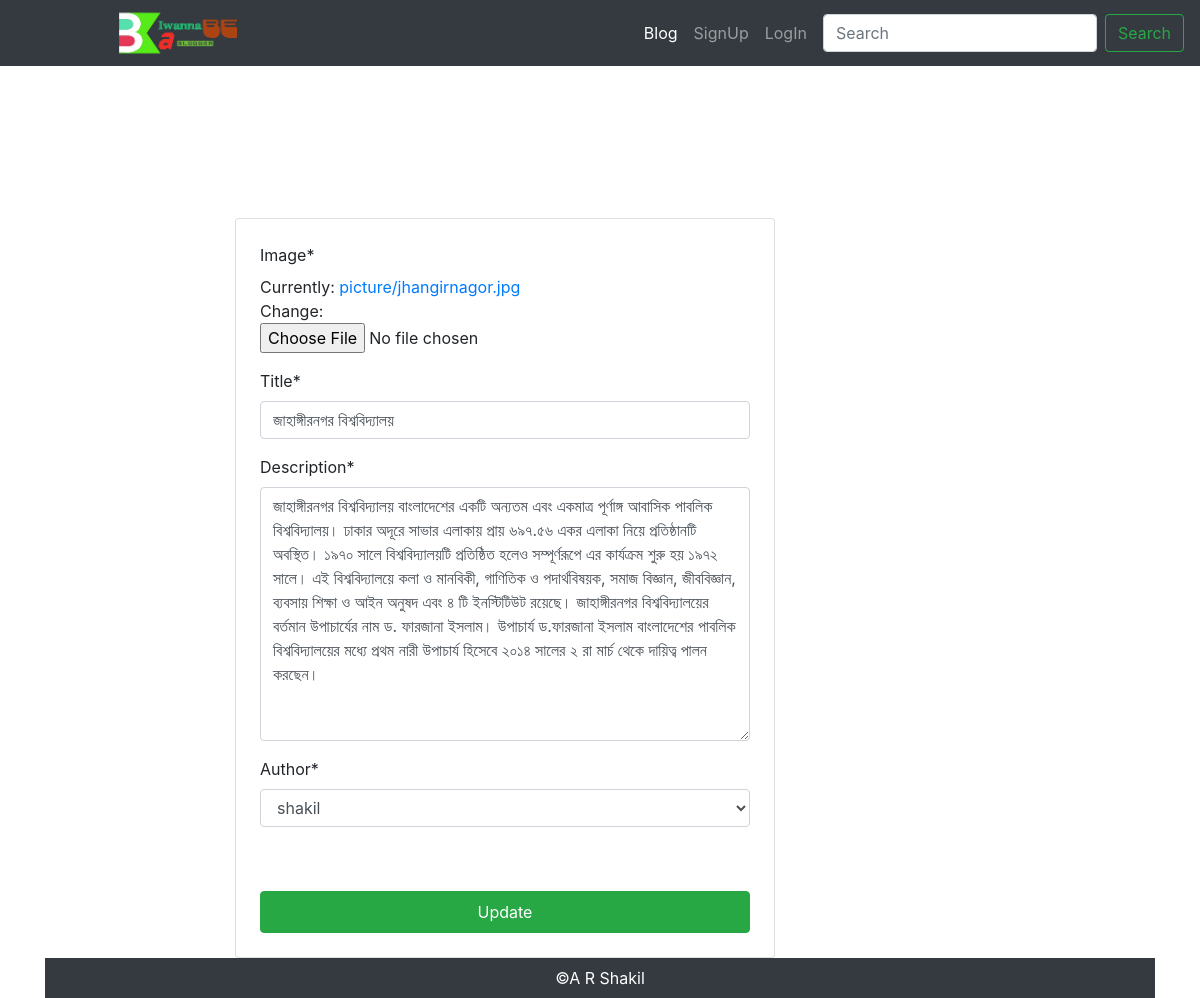
The page /blog/update/14/ on the database its author committed.
### blog/models.py (models this page shows, shortened)
class Blog(models.Model):
    image = models.ImageField(upload_to='picture/')
    title = models.CharField(max_length=300)
    description = models.TextField()
    author = models.ForeignKey(User, on_delete=models.CASCADE)
    pub_date = models.DateTimeField(auto_now_add=True)
    def image_tag(self):
        return format_html('<img src="/media/%s" width="100"/>'%self.image)
    image_tag.short_description = 'Image'
    class Meta:
        db_table ='Blog_Post'
        ordering = ["-id"]
        verbose_name = "Blog"
        verbose_name_plural = "Blogs"

### blog/views.py (the view)
# urls.py: path('update/<int:pk>/', views.BookUpdateView.as_view(), name='update'),
class BookUpdateView(UpdateView):
    model = Blog
    fields = ['image', 'title', 'description', 'author']
    template_name = "blog/update.html"
    success_url = reverse_lazy('blog:home')

### blog/templates/blog/update.html (shortened to what this page needs)
{% extends 'base.html' %}
{% load static %}
{% load crispy_forms_tags %}
{% block content %}
<div class="row">
    <div class="col-6 offset-2">
        <div class="card p-4 mt-4">
            <form class="" method="post" action=" " enctype="multipart/form-data">
                {{ form|crispy}}
                <input type="submit" name="submit" value="Update" class="btn btn-success w-100 mt-md-5 py-2">
            </form>
        </div>
    </div>
</div>
{% endblock %}

### rows shown on the page
Blog: title "জাহাঙ্গীরনগর বিশ্ববিদ্যালয়", description "জাহাঙ্গীরনগর বিশ্ববিদ্যালয় বাংলাদেশের একটি অন্যতম এবং একমাত্র পূর্ণাঙ্গ আবাসিক পাবলিক বিশ্ববিদ্যালয়। ঢাকার অদূরে সাভার এলাকায় প্রায় ৬৯৭.৫৬ একর এলাকা নিয়ে প্রতিষ্ঠানটি অবস্থিত। ১৯৭০ সালে বিশ্ববিদ্যালয়টি প্রতিষ্ঠিত হলেও সম্পূর্ণরূপে এর কার্যক্রম শুরু হয় ১৯৭২ সালে। এই বিশ্ববিদ্যালয়ে কলা ও মানবিকী, গাণিতিক ও পদার্থবিষয়ক, সমাজ বিজ্ঞান, জীববিজ্ঞান, ব্যবসায় শিক্ষা ও আইন অনুষদ এবং ৪ টি ইনস্টিটিউট রয়েছে। জাহাঙ্গীরনগর বিশ্ববিদ্যালয়ের বর্তমান উপাচার্যের নাম ড. ফারজানা ইসলাম। উপাচার্য ড.ফারজানা ইসলাম বাংলাদেশের পাবলিক বিশ্ববিদ্যালয়ের মধ্যে প্রথম নারী উপাচার্য হিসেবে ২০১৪ সালের ২ রা মার্চ থেকে দায়িত্ব পালন করছেন।", author "shakil"
